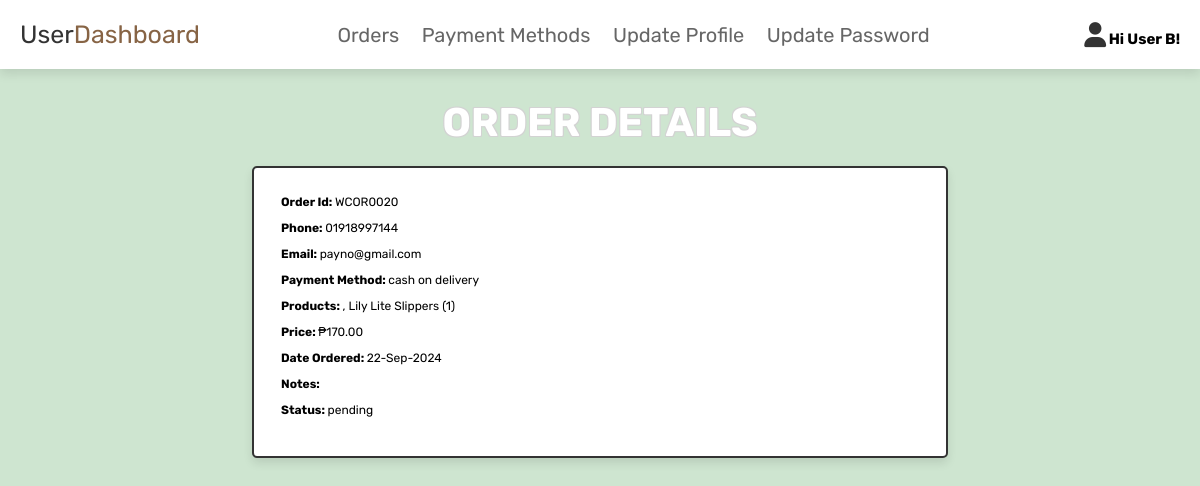
/customer/order-details.php?id=20 (signed in), run on the app's committed database.
### tables this page shows
CREATE TABLE IF NOT EXISTS `users` (
  `id` int NOT NULL AUTO_INCREMENT,
  `firstname` varchar(100) NOT NULL,
  `lastname` varchar(255) NOT NULL,
  `email` varchar(100) NOT NULL,
  `password` varchar(100) NOT NULL,
  `user_type` varchar(20) NOT NULL DEFAULT 'user',
  `phone_number` varchar(255) NOT NULL,
  `house_number` varchar(255) NOT NULL,
  `street` varchar(255) NOT NULL,
  `barangay` varchar(255) NOT NULL,
  `city` varchar(255) NOT NULL,
  `state` varchar(255) NOT NULL,
  `country` varchar(255) NOT NULL,
  `zip_code` varchar(255) NOT NULL,
  PRIMARY KEY (`id`)
);

CREATE TABLE IF NOT EXISTS `orders` (
  `id` int NOT NULL AUTO_INCREMENT,
  `user_id` int NOT NULL,
  `name` varchar(100) NOT NULL,
  `number` varchar(12) NOT NULL,
  `email` varchar(100) NOT NULL,
  `method` varchar(50) NOT NULL,
  `address` varchar(500) NOT NULL,
  `total_products` varchar(1000) NOT NULL,
  `total_price` int NOT NULL,
  `placed_on` varchar(50) NOT NULL,
  `payment_status` varchar(20) NOT NULL DEFAULT 'pending',
  PRIMARY KEY (`id`)
);

### customer/order-details.php (the view, shortened to what this page needs)
<?php
include "../config.php";
$sql = "SELECT * FROM `orders` WHERE id = {$_GET['id']}";
$query = mysqli_query($conn, $sql);
$order = mysqli_fetch_assoc($query);
?>
<?php
   include 'header.php';
   include 'navbar.php';
?>
<section class="dashboard">
   <h3 class="title">Order Details</h3>
   <div class="box-container">
      <div class="box" style="margin-left:20%;margin-right:20%;">
         <form method="POST">
            <table style="width:100%;" border="1">
               <tr>
                  <td class="td-form">
                     <label><b>Order Id: </b>WCOR00<?= $order['id'] ?></label><br>
                  </td>
               </tr>
               <tr>
                  <td class="td-form">
                     <label><b>Phone: </b><?= $order['number'] ?></label><br>
                  </td>
               </tr>
               <tr>
                  <td class="td-form">
                     <label><b>Email: </b><?= $order['email'] ?></label><br>
                  </td>
               </tr>
               <tr>
                  <td class="td-form">
                     <label><b>Payment Method: </b><?= $order['method'] ?></label><br>
                  </td>
               </tr>
               <tr>
                  <td class="td-form">
                     <label><b>Products: </b><?= $order['total_products'] ?></label><br>
                  </td>
               </tr>
               <tr>
                  <td class="td-form">
                     <label><b>Price: </b>₱<?= number_format($order['total_price'], 2) ?></label><br>
                  </td>
               </tr>
               <tr>
                  <td class="td-form">
                     <label><b>Date Ordered: </b><?= $order['placed_on'] ?></label><br>
                  </td>
               </tr>
               <tr>
                  <td class="td-form">
                     <label><b>Notes: </b><?= $order['notes'] ?></label><br>
                  </td>
               </tr>
               <tr>
                  <td class="td-form">
                     <label><b>Status: </b><?= $order['payment_status'] ?></label><br>
                  </td>
               </tr>
            </table>
            <br>
         </form>
      </div>
   </div>
</section>
</body>
</html>

### customer/navbar.php (shortened to what this page needs)
<?php
$user_id = $_SESSION['user_id'];
$sql = "SELECT * FROM users WHERE id = $user_id";
$query = mysqli_query($conn, $sql);
$user123 = mysqli_fetch_assoc($query);
?>
<header class="header">
   <div class="flex">
      <a href="index.php" class="logo">User<span>Dashboard</span></a>
      <nav class="navbar">
         <a href="index.php">Orders</a>
         <a href="payment-methods.php">Payment Methods</a>
         <a href="profile.php">Update Profile</a>
         <a href="password.php">Update Password</a>
      </nav>
      <div class="icons">
         <div id="user-btn" class="fas fa-user"></div>
         <span style="font-size:1.5rem;font-weight:bold;"> Hi <?php echo ucfirst($user123['firstname']); ?>!</span>
      </div>
   </div>
</header>

### css/admin_style.css (style rules this page uses)
:root { --pink:#876445; --red:#c0392b; --orange:#f39c12; --black: #333; --white:#fff; --light-color:#666; --light-white:#ccc; --light-bg:#f5f5f5; --border:.2rem solid var(--black); --box-shadow:0 .5rem 1rem rgba(0,0,0,.1); }
* { font-family: 'Rubik', sans-serif; margin:0; padding:0; box-sizing: border-box; border:none; text-decoration: none; transition:all .2s linear; }
html { font-size: 62.5%; overflow-x: hidden; scroll-behavior: smooth; scroll-padding-top: 6.5rem; }
body { background-color: #CEE5D0; }
section { padding:3rem 2rem; }
.title { text-align: center; margin-bottom: 2rem; color:var(--white); text-transform: uppercase; font-size: 4rem; text-shadow: -1px -1px 0 lightgray, 1px -1px 0 lightgray, -1px 1px 0 lightgray, 1px 1px 0 lightgray; }
.header { position: sticky; top:0; left:0; right:0; z-index: 1000; background-color: var(--white); box-shadow: var(--box-shadow); }
.header .flex { display: flex; align-items: center; justify-content: space-between; padding:2rem; max-width: 1200px; margin:0 auto; position: relative; }
.header .flex .icons div { font-size: 2.5rem; margin-left: 1.7rem; cursor: pointer; color:var(--black); }
.header .flex .navbar a { margin:0 1rem; font-size: 2rem; color:var(--light-color); }
.header .flex .logo { font-size: 2.5rem; color:var(--black); }
.header .flex .logo span { color: #876445; }
.dashboard .box-container { display: grid; grid-template-columns: repeat(auto-fit, minmax(27rem, 1fr)); gap:1.5rem; align-items: flex-start; max-width: 1200px; margin: 0 auto; }
.dashboard .box-container .box { text-align: center; border:var(--border); background-color: var(--white); box-shadow: var(--box-shadow); padding:2rem; border-radius: .5rem; }
.td-form { text-align: left; padding:5px; }
.td-form label { font-size:1.2rem; }

### data on the page
users: firstname "User B"
orders: id "20", number "01918997144", email "payno@gmail.com", method "cash on delivery", total_products ", Lily Lite Slippers (1)", total_price "170.00", placed_on "22-Sep-2024", payment_status "pending"
